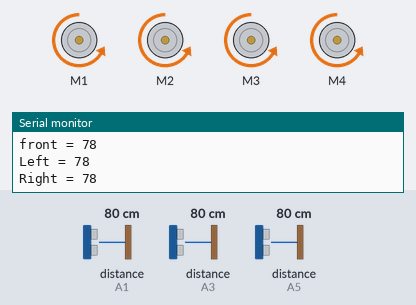
Recording of a sketch running on a simulated Arduino Uno, built with avr-gcc and run on an emulated ATmega328P. Parts: 4 × DC motor (green arrow = forward, orange = backward, longer = faster), the last lines printed to the serial monitor. Wiring (inferred from the names in the program): 3 × ultrasonic range finder: trigger A0, echo A1 / trigger A2, echo A3 / trigger A4, echo A5. Inputs (shaded band) come from the test bench; at power-on: distance to the obstacle (sensors on A3, A1, A5) 80 cm. The echo pulse lasts 58.3 µs per cm.

Above: at 2.8 s.
2.9 s: distance to the obstacle (sensor on A3) set to 24 cm
9.0 s: distance to the obstacle (sensor on A3) set to 20 cm
At 15.0 s:
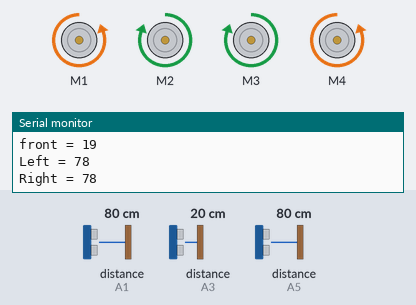
15.1 s: distance to the obstacle (sensor on A1) set to 2 cm
At 17.9 s:
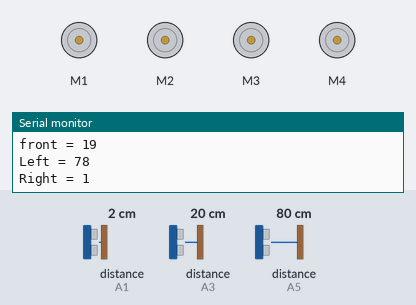
20.8 s: distance to the obstacle (sensor on A5) set to 2 cm
At 20.8 s:
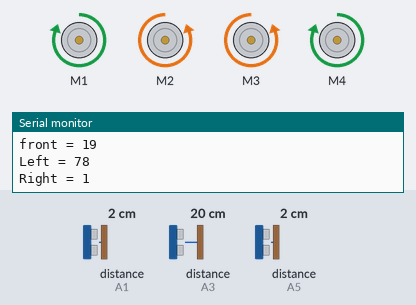
28.8 s: distance to the obstacle (sensor on A5) set to 4 cm
Timing chart, 0 to 34.0 s (numbered marks = the images above; inputs shaded):
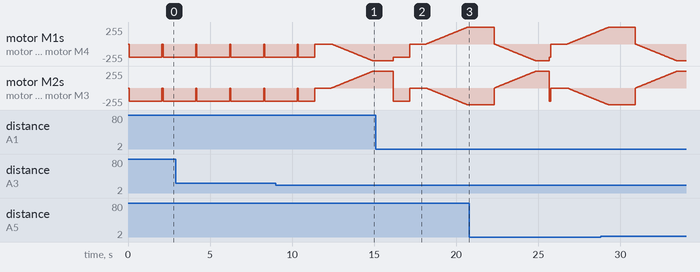

The sketch:

Master_Code.ino
```cpp
#include <AFMotor.h>
//Conventional Forward is Backward
AF_DCMotor motor1(1);//Declares each motor as a variable
AF_DCMotor motor2(2);
AF_DCMotor motor3(3);
AF_DCMotor motor4(4);

int trigger_front = A2;
int echo_front = A3;

int trigger_left = A4;
int echo_left = A5;

int trigger_right = A0;
int echo_right = A1;


void setup()
{
	//Set initial speed of the motor & stop
	motor1.setSpeed(200); //motor on at a set speed
	motor1.run(RELEASE);// motor off
  motor2.setSpeed(200);
	motor2.run(RELEASE);
  motor3.setSpeed(200);
	motor3.run(RELEASE);
  motor4.setSpeed(200);
	motor4.run(RELEASE);

  pinMode(trigger_front,OUTPUT);
  pinMode(echo_front,INPUT);

  pinMode(trigger_left,OUTPUT);
  pinMode(echo_left,INPUT);

  pinMode(trigger_right,OUTPUT);
  pinMode(echo_right,INPUT);
}

void loop(){

Serial.begin(9600);
long duration_front, distance_front, duration_left, distance_left, duration_right, distance_right;

//Calculating distance

digitalWrite(trigger_front, LOW);
delayMicroseconds(2);
digitalWrite(trigger_front, HIGH);
delayMicroseconds(10);
digitalWrite(trigger_front, LOW);
duration_front = pulseIn(echo_front, HIGH);
distance_front= duration_front*0.034/2;

digitalWrite(trigger_left, LOW);
delayMicroseconds(2);
digitalWrite(trigger_left, HIGH);
delayMicroseconds(10);
digitalWrite(trigger_left, LOW);
duration_left = pulseIn(echo_left, HIGH);
distance_left= duration_left*0.034/2;

digitalWrite(trigger_right, LOW);
delayMicroseconds(2);
digitalWrite(trigger_right, HIGH);
delayMicroseconds(10);
digitalWrite(trigger_right, LOW);
duration_right = pulseIn(echo_right, HIGH);
distance_right= duration_right*0.034/2;

Serial.print("front = ");
Serial.println(distance_front);
Serial.print("Left = ");
Serial.println(distance_left);
Serial.print("Right = ");
Serial.println(distance_right);
delay(50);

if (distance_front > 20){
moveForward(1000);
  }

if(distance_left > 10 && distance_left<20){
moveForward(500);
  }

if(distance_left >= 20){
moveForward(1000);
  }

if(distance_left < 10 && distance_left > 0){
turnRight(750);
delay(30);
moveForward(100);
  }

if(distance_front <= 20 && distance_right > 20){
stop();
delay(1000);
turnRight(750);
delay(400);
  }

if(distance_front <= 20 && distance_right < 20){
stop();
delay(1000);
turnLeft(750);
delay(800);
  }

}

void stop()
{
  motor1.run(RELEASE);//Stops all motors
  motor2.run(RELEASE);
  motor3.run(RELEASE);
  motor4.run(RELEASE);
}
void moveForward(int time)//All of the motors move forward at a set speed
{
  motor1.run(BACKWARD);//Conventional forward and backward are flipped
  motor2.run(BACKWARD);
  motor3.run(BACKWARD);
  motor4.run(BACKWARD);

  motor1.setSpeed(200); //each motor's speed is kept constant for a given time
  motor2.setSpeed(200);
  motor3.setSpeed(200);
  motor4.setSpeed(200);

  delay(time);

  motor1.setSpeed(0); //each motor's speed is set to zero
  motor2.setSpeed(0);
  motor3.setSpeed(0);
  motor4.setSpeed(0);
}

void turnRight(int time)
{

//turn on front motors in opposite directions
  motor1.run(BACKWARD);
  motor2.run(FORWARD);
  motor3.run(FORWARD);
  motor4.run(BACKWARD);


// Accelerate from zero to maximum speed
  for (int i = 0; i < 255; i++) {
    motor1.setSpeed(i);
    motor2.setSpeed(i);
    motor3.setSpeed(i);
    motor4.setSpeed(i);


    delay(10);
  }


  delay(time);

}

void turnLeft(int time)
{

//turn on front motors in opposite directions
  motor1.run(FORWARD);
  motor2.run(BACKWARD);
  motor3.run(BACKWARD);
  motor4.run(FORWARD);


  // Accelerate from zero to maximum speed
  for (int i = 0; i < 255; i++) {
    motor1.setSpeed(i);
    motor2.setSpeed(i);
    motor3.setSpeed(i);
    motor4.setSpeed(i);

    delay(10);
  }


  delay(time);

}
```

Measured:
- the behaviour switches between 22 and 21 cm on distance to the obstacle (sensor on A3) (found by bisection; images 0 and 1)
